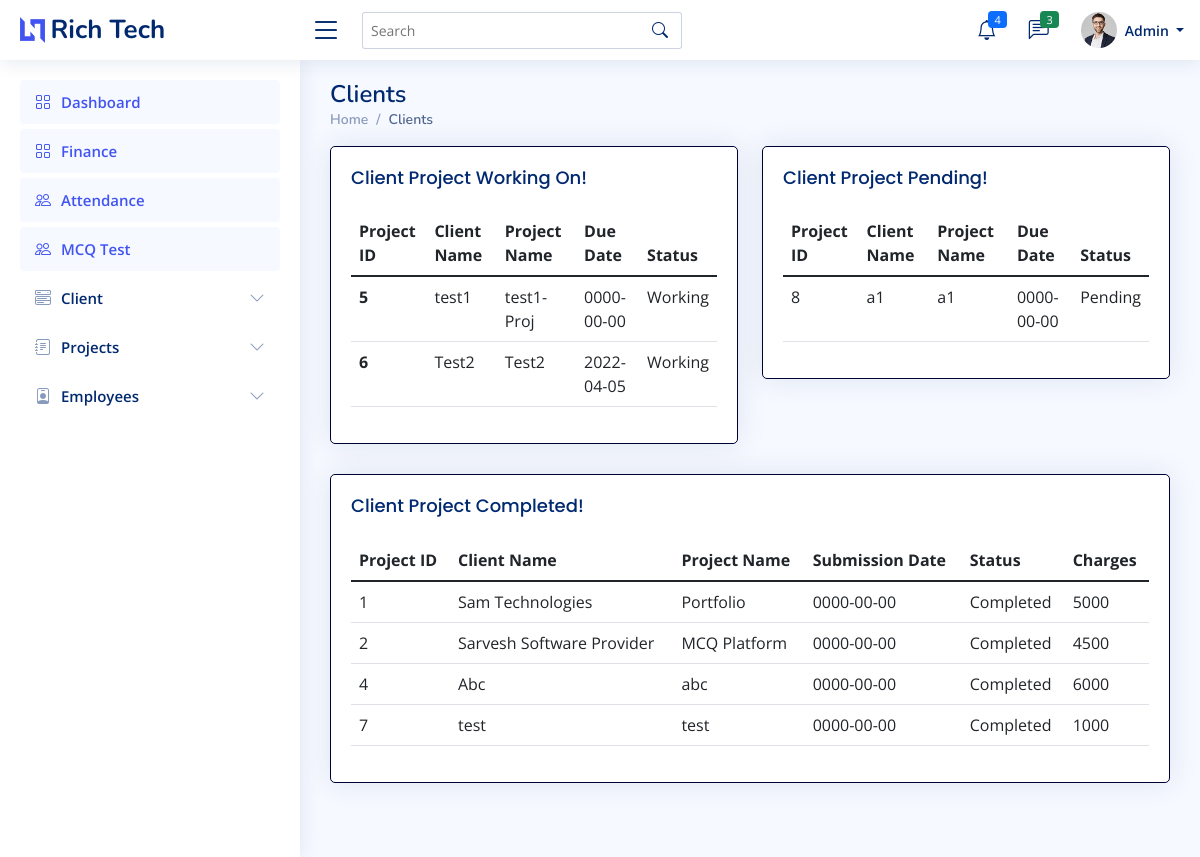
The app's page /admin/view_cli.php (signed in) with its own data.
### tables this page shows
CREATE TABLE `clientt` (
  `Id` int(7) NOT NULL,
  `cname` varchar(255) NOT NULL,
  `pname` varchar(255) NOT NULL,
  `mobile` varchar(255) NOT NULL,
  `email` varchar(255) NOT NULL,
  `aaddress` varchar(10000) NOT NULL,
  `pdate` date NOT NULL,
  `ddate` date NOT NULL,
  `descrip` longtext NOT NULL,
  `pstatus` varchar(20) NOT NULL,
  `cdate` datetime(6) DEFAULT NULL,
  `charges` int(7) NOT NULL,
  `received` date DEFAULT NULL
);

### admin/view_cli.php (the view, shortened to what this page needs)
<?php
    if ($_SESSION['erole']=="admin"){
?>
<!DOCTYPE html>
<html lang="en">
<head>
  <link href="../assets/vendor/bootstrap/css/bootstrap.min.css" rel="stylesheet">
  <link href="../assets/vendor/bootstrap-icons/bootstrap-icons.css" rel="stylesheet">
  <link href="../assets/vendor/boxicons/css/boxicons.min.css" rel="stylesheet">
  <link href="../assets/vendor/quill/quill.snow.css" rel="stylesheet">
  <link href="../assets/vendor/quill/quill.bubble.css" rel="stylesheet">
  <link href="../assets/vendor/remixicon/remixicon.css" rel="stylesheet">
  <link href="../assets/vendor/simple-datatables/style.css" rel="stylesheet">
  <link href="../assets/css/style.css" rel="stylesheet">
</head>
<body>
  <?php include 'imports/nav-admin.php'; ?>
  <main id="main" class="main">
    <div class="pagetitle">
      <h1>Clients</h1>
      <nav>
        <ol class="breadcrumb">
          <li class="breadcrumb-item"><a href="index.php">Home</a></li>
          <li class="breadcrumb-item active">Clients</li>
        </ol>
      </nav>
    </div>
    <section class="section dashboard">
        <div class="row">
            <div class="col-md-6">
                <div class="card">
                <div class="card-body">
                <h5 class="card-title">Client Project Working On!</h5>
                <?php
                include '../imports/config.php';
                $conn=mysqli_connect($server_name,$username,$password,$database_name);
                $sql_query = "SELECT * from clientt where pstatus='Working'";
                $records = mysqli_query($conn, $sql_query);
                echo '<div class="table-responsive">';
                echo '<table class="table table-hover">';
                    echo '<thead class="thead-dark">';
                        echo '<tr>';
                        echo '<th scope="col">Project ID</th>';
                        echo '<th scope="col">Client Name</th>';
                        echo '<th scope="col">Project Name</th>';
                        echo '<th scope="col">Due Date</th>';
                        echo '<th scope="col">Status</th>';
                        echo '</tr>';
                    echo '</thead>';
                    echo '<tbody>';
                    while($data = mysqli_fetch_array($records)){
                        $n=$data['Id'];
                        $cname=$data['cname'];
                        $pname=$data['pname'];
                        $ddate=$data['ddate'];
                        $status=$data['pstatus'];
                        if($ddate=="0000-00-00 00:00:00"){
                            $ddate="No Due Date";
                        }else{
                            $array1 = explode(' ', $ddate);
                            $ddate = $array1[0];
                        }
                        echo '<tr>
                            <th scope="row">'.$n.'</th>
                            <td>'.$cname.'</td>
                            <td>'.$pname.'</td>
                            <td>'.$ddate.'</td>
                            <td>'.$status.'</td>
                            </tr>';
                    }
                    echo '</tbody>
                    </table>';
                echo '</div>';
                ?>
                </div>
            </div>
            </div>
            <div class="col-md-6">
            <div class="card">
                <div class="card-body">
                <h5 class="card-title">Client Project Pending!</h5>
                <?php
                include '../imports/config.php';
                $conn=mysqli_connect($server_name,$username,$password,$database_name);
                $sql_query = "SELECT * from clientt where pstatus='Pending'";
                $records = mysqli_query($conn, $sql_query);
                echo '<div class="table-responsive">';
                echo '<table class="table table-hover">';
                    echo '<thead class="thead-dark">';
                        echo '<tr>';
                        echo '<th scope="col">Project ID</th>';
                        echo '<th scope="col">Client Name</th>';
                        echo '<th scope="col">Project Name</th>';
                        echo '<th scope="col">Due Date</th>';
                        echo '<th scope="col">Status</th>';
                        echo '</tr>';
                    echo '</thead>';
                    echo '<tbody>';
                    while($data = mysqli_fetch_array($records)){
                        $n=$data['Id'];
                        $cname=$data['cname'];
                        $pname=$data['pname'];
                        $ddate=$data['ddate'];
                        $status=$data['pstatus'];
                        if($ddate=="0000-00-00 00:00:00"){
                            $ddate="No Due Date";
                        }else{
                            $array1 = explode(' ', $ddate);
                            $ddate = $array1[0];
                        }
                        echo '<tr>
                                <td>'.$n.'</td>
                                <td>'.$cname.'</td>
                                <td>'.$pname.'</td>
                                <td>'.$ddate.'</td>
                                <td>'.$status.'</td>
                                </tr>';
                    }
                    echo '</tbody>
                    </table>';
                echo '</div>';
                ?>
                </div>
            </div>
            </div>
        </div>
        <div class="row">
            <div class="col-md-12">
                <div class="card">
                <div class="card-body">
                <h5 class="card-title">Client Project Completed!</h5>
                <?php
                include '../imports/config.php';
                $conn=mysqli_connect($server_name,$username,$password,$database_name);
                $sql_query = "SELECT * from clientt where pstatus='Completed'";
                $records = mysqli_query($conn, $sql_query);
                echo '<div class="table-responsive">';
                echo '<table class="table table-hover">';
                    echo '<thead class="thead-dark">';
                        echo '<tr>';
                        echo '<th scope="col">Project ID</th>';
                        echo '<th scope="col">Client Name</th>';
                        echo '<th scope="col">Project Name</th>';
                        echo '<th scope="col">Submission Date</th>';
                        echo '<th scope="col">Status</th>';
                        echo '<th scope="col">Charges</th>';
                        echo '</tr>';
                    echo '</thead>';
                    echo '<tbody>';
                    while($data = mysqli_fetch_array($records)){
                        $n=$data['Id'];
                        $cname=$data['cname'];
                        $pname=$data['pname'];
                        $status=$data['pstatus'];
                        $charges=$data['charges'];
                        if($ddate=="0000-00-00 00:00:00"){
                            $ddate="No Due Date";
                        }else{
                            $array1 = explode(' ', $ddate);
                            $ddate = $array1[0];
                        }
                        echo '<tr>
                            <td>'.$n.'</td>
                            <td>'.$cname.'</td>
                            <td>'.$pname.'</td>
                            <td>'.$ddate.'</td>
                            <td>'.$status.'</td>
                            <td>'.$charges.'</td>
                            </tr>';
                    }
                    echo '</tbody>
                    </table>';
                echo '</div>';
                ?>
                </div>
            </div>
            </div>
        </div>
    </section>
  </main>
</body>
</html>
<?php
        }
        else{
            ob_start();
            header('Location: '.'../index.php');
            ob_end_flush();
            die();
        }
    ?>

### assets/css/style.css (style rules this page uses)
:root { scroll-behavior: smooth; }
body { font-family: "Open Sans", sans-serif; background: #f6f9ff; color: #444444; }
a { color: #4154f1; text-decoration: none; }
h1, h2, h3, h4, h5, h6 { font-family: "Nunito", sans-serif; }
#main { margin-top: 60px; padding: 20px 30px; transition: all 0.3s; }
.pagetitle { margin-bottom: 10px; }
.pagetitle h1 { font-size: 24px; margin-bottom: 0; font-weight: 600; color: #012970; }
.card { margin-bottom: 30px; border-width: 1px; border-color: #000033; border-radius: 5px; box-shadow: 0px 0 30px rgba(1, 41, 112, 0.1); }
.card-title { padding: 20px 0 15px 0; font-size: 18px; font-weight: 500; color: #012970; font-family: "Poppins", sans-serif; }
.card-body { padding: 0 20px 20px 20px; }
.breadcrumb { font-size: 14px; font-family: "Nunito", sans-serif; color: #899bbd; font-weight: 600; }
.breadcrumb a { color: #899bbd; transition: 0.3s; }
.breadcrumb .breadcrumb-item::before { color: #899bbd; }
.breadcrumb .active { color: #51678f; font-weight: 600; }
@media (min-width: 1200px) { #main, #footer { margin-left: 300px; } }

### records on screen
clientt: Id "5", cname "test1", pname "test1-Proj", ddate "0000-00-00", pstatus "Working"
clientt: Id "6", cname "Test2", pname "Test2", ddate "2022-04-05", pstatus "Working"
clientt: Id "8", cname "a1", pname "a1", ddate "0000-00-00", pstatus "Pending"
clientt: Id "1", cname "Sam Technologies", pname "Portfolio", pstatus "Completed", charges "5000"
clientt: Id "2", cname "Sarvesh Software Provider", pname "MCQ Platform", pstatus "Completed", charges "4500"
clientt: Id "4", cname "Abc", pname "abc", pstatus "Completed", charges "6000"
clientt: Id "7", cname "test", pname "test", pstatus "Completed", charges "1000"
